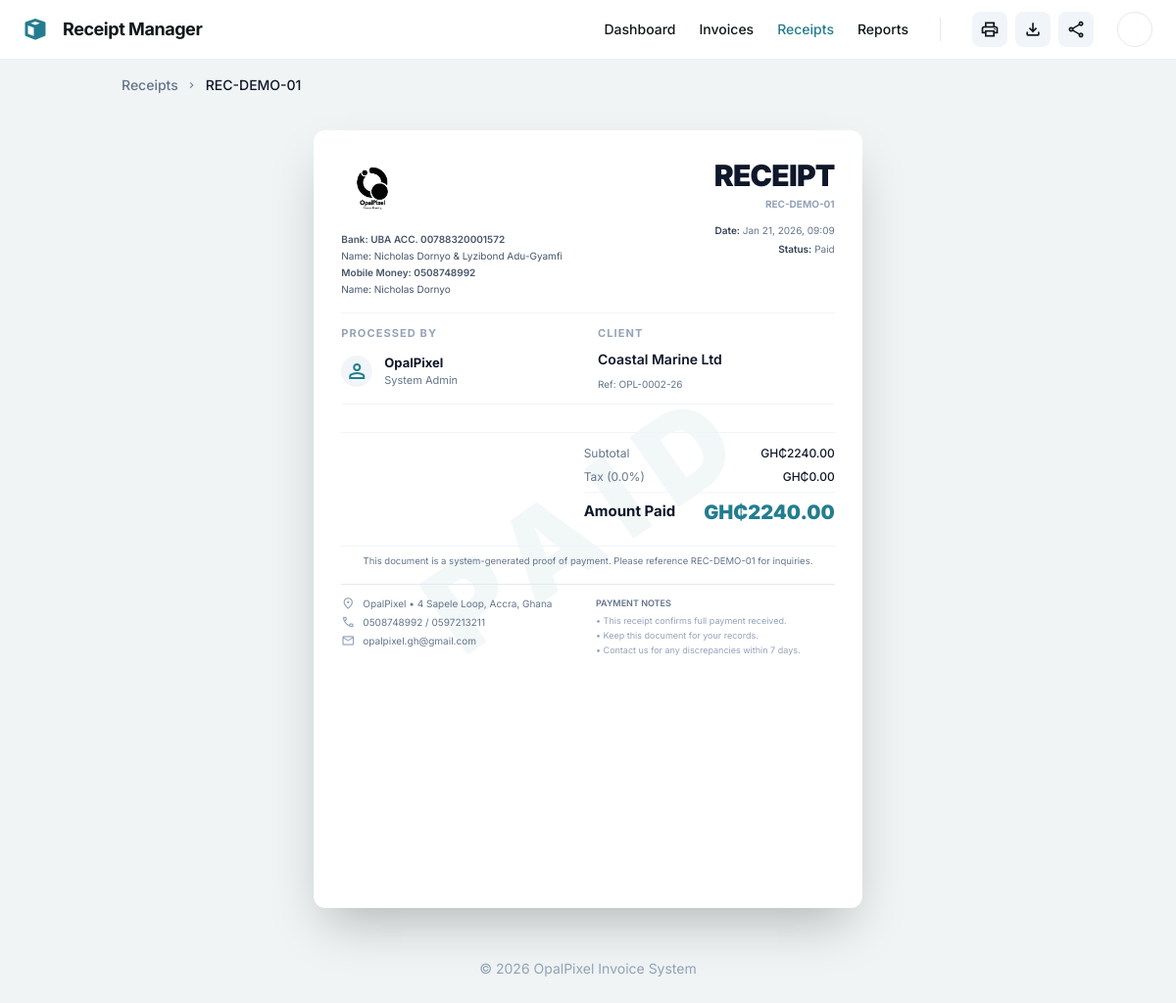
/receipt/2 (signed in), run on the app's committed database.
### models.py (models this page shows, shortened)
class Receipt(db.Model):
    id = db.Column(db.Integer, primary_key=True)
    invoice_id = db.Column(db.Integer, db.ForeignKey('invoice.id'), nullable=False)
    payment_date = db.Column(db.DateTime, default=datetime.utcnow)
    amount_paid = db.Column(db.Float, nullable=False)
    receipt_number = db.Column(db.String(50), unique=True, nullable=False)

class User(UserMixin, db.Model):
    id = db.Column(db.Integer, primary_key=True)
    full_name = db.Column(db.String(100), nullable=False)
    worker_id = db.Column(db.String(50), unique=True, nullable=False)
    position = db.Column(db.String(50))
    nationality = db.Column(db.String(80))
    location = db.Column(db.String(150))
    address = db.Column(db.String(255))
    image_path = db.Column(db.String(255))
    role = db.Column(db.String(20), default='worker') # 'admin' or 'worker'
    password_hash = db.Column(db.String(128))

class Invoice(db.Model):
    id = db.Column(db.Integer, primary_key=True)
    invoice_number = db.Column(db.String(30), unique=True)
    client_name = db.Column(db.String(100), nullable=False)
    client_email = db.Column(db.String(120))
    client_phone = db.Column(db.String(30))
    client_address = db.Column(db.String(255))
    amount = db.Column(db.Float, nullable=False)
    tax_rate = db.Column(db.Float, default=0.0)
    tax_amount = db.Column(db.Float, default=0.0)
    status = db.Column(db.String(20), default='Pending') # Pending, Paid
    date_created = db.Column(db.DateTime, default=datetime.utcnow)
    due_date = db.Column(db.DateTime)
    user_id = db.Column(db.Integer, db.ForeignKey('user.id'), nullable=False)
    user = db.relationship('User', backref='invoices', lazy=True)
    items = db.relationship('InvoiceItem', backref='invoice', lazy=True)
    receipt = db.relationship('Receipt', backref='invoice', uselist=False, lazy=True)

### app.py (the view)
@app.route('/receipt/<int:invoice_id>')
@login_required
def view_receipt(invoice_id):
    invoice = Invoice.query.get_or_404(invoice_id)
    if current_user.role != 'admin' and invoice.user_id != current_user.id:
        flash('You can only view receipts for your own invoices.')
        return redirect(url_for('worker_dashboard'))
    if not invoice.receipt:
        flash('Receipt not found or invoice not paid yet.')
        if current_user.role == 'admin':
            return redirect(url_for('dashboard'))
        return redirect(url_for('worker_dashboard'))
    return render_template('official_receipt.html', invoice=invoice, receipt=invoice.receipt, user=current_user)

### auth.py (called while the page is built)
@login_manager.user_loader
def load_user(user_id):
    return User.query.get(int(user_id))

### templates/official_receipt.html (shortened to what this page needs)
<!DOCTYPE html>
<html class="light" lang="en"><head>
<script src="https://cdn.tailwindcss.com?plugins=forms,container-queries"></script>
<script id="tailwind-config">
        tailwind.config = {
            darkMode: "class",
            theme: {
                extend: {
                    colors: {
                        "primary": "#247d8f",
                        "background-light": "#ffffff",
                        "background-dark": "#17191c",
                    },
                    fontFamily: {
                        "display": ["Inter"]
                    },
                    borderRadius: {"DEFAULT": "0.25rem", "lg": "0.5rem", "xl": "0.75rem", "full": "9999px"},
                },
            },
        }
    </script>
</head>
<body class="bg-[#f0f4f5] dark:bg-background-dark font-display text-[#101819] dark:text-slate-200 transition-colors duration-200">
<div class="no-print relative flex h-auto w-full flex-col group/design-root overflow-x-hidden">
<header class="print-hidden flex items-center justify-between whitespace-nowrap border-b border-solid border-b-[#e9f0f1] dark:border-b-slate-800 bg-background-light dark:bg-background-dark px-6 py-3 sticky top-0 z-50">
<div class="flex items-center gap-4">
<div class="size-6 text-primary">
</div>
<h2 class="text-lg font-bold tracking-tight">Receipt Manager</h2>
</div>
<div class="flex items-center gap-6">
<nav class="hidden md:flex items-center gap-6">
            <a class="text-sm font-medium hover:text-primary transition-colors" href="{{ url_for('dashboard') }}">Dashboard</a>
            <a class="text-sm font-medium hover:text-primary transition-colors" href="{{ url_for('invoices_list') }}">Invoices</a>
            <a class="text-sm font-medium text-primary" href="{{ url_for('receipts_list') }}">Receipts</a>
            <a class="text-sm font-medium hover:text-primary transition-colors" href="{{ url_for('logs') }}">Reports</a>
</nav>
<div class="flex gap-2">
<button class="flex items-center justify-center rounded-lg h-9 w-9 bg-slate-100 dark:bg-slate-800 hover:bg-slate-200 dark:hover:bg-slate-700 transition-colors" onclick="window.print()">
<span class="material-symbols-outlined text-[20px]">print</span>
</button>
<button id="downloadReceipt" class="flex items-center justify-center rounded-lg h-9 w-9 bg-slate-100 dark:bg-slate-800 hover:bg-slate-200 dark:hover:bg-slate-700 transition-colors">
<span class="material-symbols-outlined text-[20px]">download</span>
</button>
<button class="flex items-center justify-center rounded-lg h-9 w-9 bg-slate-100 dark:bg-slate-800 hover:bg-slate-200 dark:hover:bg-slate-700 transition-colors">
<span class="material-symbols-outlined text-[20px]">share</span>
</button>
</div>
<div class="bg-center bg-no-repeat aspect-square bg-cover rounded-full size-9 border border-slate-200 dark:border-slate-700" data-alt="User profile avatar" style='background-image: url("https://lh3.googleusercontent.com/aida-public/AB6AXuDYNyvWF84nutR-s7-rLUvJ6CKADxreEEXx1CFVi03ATbD-rzq-U5e6h086ZRKUvgIwuv50c7yNPPFAJCWfHFlAnv4JQ9bPSPiljTCD7PA_KwpdIH8F-38SlrzmTFNJN5Z3aXXV1VujIFkdCLByniAJlkvkL-vX-g8as4HvI_GSw3lVUV3guzLLr-NhoMVN7LwgjR6qJetmi3SltobmY-PHj-Q2RT77ecQms-VhTuEkJz426btb4Cl5gOXDJLxr5ToP4b0S0wJhl8WR");'></div>
</div>
</header>
<div class="print-hidden max-w-[1000px] mx-auto w-full px-6 py-4">
<div class="flex items-center gap-2 mb-2 text-slate-500 dark:text-slate-400 text-sm font-medium">
<a class="hover:text-primary" href="{{ url_for('dashboard') }}">Receipts</a>
<span class="material-symbols-outlined text-xs">chevron_right</span>
<span class="text-slate-900 dark:text-white">{{ receipt.receipt_number }}</span>
</div>
</div>
</div>
<main class="flex flex-1 justify-center py-1.5 md:py-3 px-1.5 md:px-0">
<div class="document-sheet relative bg-white dark:bg-slate-900 shadow-2xl rounded-xl overflow-hidden flex flex-col">
<div class="watermark no-print">PAID</div>
<div class="p-5 md:p-7 flex-1 flex flex-col relative z-20">
<div class="flex justify-between items-start gap-4 mb-4">
    <div class="space-y-3">
        <img src="{{ url_for('static', filename='uploads/Logo opalpixel_1.png') }}" alt="OpalPixel logo" class="h-16 w-auto object-contain">
        <div class="text-[10px] text-slate-600 space-y-0.5">
            <p class="font-semibold">Bank: UBA ACC. 00788320001572</p>
            <p>Name: Nicholas Dornyo & Lyzibond Adu-Gyamfi</p>
            <p class="font-semibold mt-1">Mobile Money: 0508748992</p>
            <p>Name: Nicholas Dornyo</p>
        </div>
    </div>
    <div class="text-right">
        <h1 class="text-3xl font-black tracking-tight text-slate-900 dark:text-white uppercase mb-1">Receipt</h1>
        <p class="text-[10px] font-bold text-slate-400">{{ receipt.receipt_number }}</p>
        <div class="mt-3 space-y-1 text-[10px] text-slate-500">
            <p><span class="font-semibold text-slate-700">Date:</span> {{ receipt.payment_date.strftime('%b %d, %Y, %H:%M') }}</p>
            <p><span class="font-semibold text-slate-700">Status:</span> Paid</p>
        </div>
    </div>
</div>
<div class="grid grid-cols-1 md:grid-cols-2 gap-5 mb-4 border-y border-slate-100 dark:border-slate-800 py-3">
<div class="space-y-3">
<h3 class="text-[11px] font-bold uppercase tracking-widest text-slate-400">Processed By</h3>
<div class="flex items-center gap-3">
<div class="size-8 rounded-full bg-slate-100 dark:bg-slate-800 flex items-center justify-center">
<span class="material-symbols-outlined text-primary">person</span>
</div>
<div>
<p class="text-[13px] font-bold text-slate-900 dark:text-white">{{ invoice.user.full_name if invoice.user else 'Admin System' }}</p>
<p class="text-[11px] text-slate-500">{{ invoice.user.position if invoice.user else 'System Administrator' }}</p>
</div>
</div>
</div>
<div class="space-y-2">
<h3 class="text-[11px] font-bold uppercase tracking-widest text-slate-400">Client</h3>
<p class="text-sm font-semibold text-slate-900 dark:text-white">{{ invoice.client_name }}</p>
<p class="text-[10px] text-slate-500 mt-1">Ref: {{ invoice.invoice_number or ('OPL-' ~ '%04d'|format(invoice.id) ~ '-' ~ invoice.date_created.strftime('%y')) }}</p>
</div>
</div>
{% set subtotal = invoice.items|sum(attribute='total', start=0) %}
{% set tax_amount = invoice.tax_amount or (subtotal * (invoice.tax_rate or 0) / 100) %}
<div class="mt-3 flex flex-col items-end border-t border-slate-100 dark:border-slate-800 pt-3 pb-2">
<div class="w-full md:w-64 space-y-1.5">
<div class="flex justify-between items-center text-[12px]">
<span class="text-slate-500">Subtotal</span>
<span class="font-medium text-slate-900 dark:text-white">GH₵{{ "%.2f"|format(subtotal) }}</span>
</div>
<div class="flex justify-between items-center text-[12px]">
<span class="text-slate-500">Tax ({{ '%.1f'|format(invoice.tax_rate or 0) }}%)</span>
<span class="font-medium text-slate-900 dark:text-white">GH₵{{ "%.2f"|format(tax_amount) }}</span>
</div>
<div class="flex justify-between items-center pt-1.5 border-t border-slate-100 dark:border-slate-800">
<span class="text-[15px] font-bold text-slate-900 dark:text-white">Amount Paid</span>
<span class="text-xl font-black text-primary">GH₵{{ "%.2f"|format(receipt.amount_paid) }}</span>
</div>
</div>
</div>
<div class="mt-3 pt-2 border-t border-slate-100 dark:border-slate-800 text-center space-y-1">
    <p class="text-[9.5px] text-slate-500">This document is a system-generated proof of payment. Please reference {{ receipt.receipt_number }} for inquiries.</p>
</div>
<div class="mt-4 pt-3 border-t border-slate-200 dark:border-slate-700 text-[10px] text-slate-500">
    <div class="grid grid-cols-2 gap-4">
        <div class="space-y-1">
            <div class="flex items-center gap-2">
                <span class="material-symbols-outlined text-slate-400" style="font-size:14px">location_on</span>
                <span>OpalPixel • 4 Sapele Loop, Accra, Ghana</span>
            </div>
            <div class="flex items-center gap-2">
                <span class="material-symbols-outlined text-slate-400" style="font-size:14px">call</span>
                <span>0508748992 / 0597213211</span>
            </div>
            <div class="flex items-center gap-2">
                <span class="material-symbols-outlined text-slate-400" style="font-size:14px">mail</span>
                <span>opalpixel.gh@gmail.com</span>
            </div>
        </div>
        <div class="text-[9px] text-slate-400 leading-relaxed">
            <p class="font-semibold text-slate-500 uppercase mb-1">Payment Notes</p>
            <p>• This receipt confirms full payment received.</p>
            <p>• Keep this document for your records.</p>
            <p>• Contact us for any discrepancies within 7 days.</p>
        </div>
    </div>
</div>
</div>
</div>
</main>
<footer class="no-print py-10 text-center text-sm text-slate-400">
<p>© 2026 OpalPixel Invoice System</p>
</footer>
</body></html>

### templates/official_receipt.html (style rules this page uses)
.material-symbols-outlined { font-variation-settings: 'FILL' 0, 'wght' 400, 'GRAD' 0, 'opsz' 24; }
.document-sheet { width: 148mm; min-height: 210mm; margin: 0 auto; }
.watermark { position: absolute; top: 50%; left: 50%; transform: translate(-50%, -50%) rotate(-35deg); font-size: 120px; font-weight: 900; color: rgba(36, 125, 143, 0.06); pointer-events: none; user-select: none; z-index: 10; text-transform: uppercase; letter-spacing: 0.18em; }

### data on the page
Receipt: receipt_number "REC-DEMO-01", payment_date "Jan 21, 2026, 09:09", amount_paid "2240.00"
User: user "OpalPixel", user "System Admin"
Invoice: client_name "Coastal Marine Ltd", invoice_number "OPL-0002-26", tax_rate "0.0"

### other printed values
{{ "%.2f"|format(subtotal) }} "2240.00"
{{ "%.2f"|format(tax_amount) }} "0.00"
